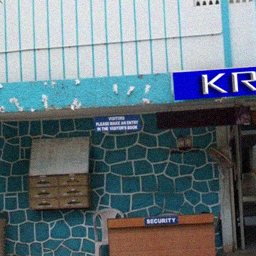
%> input picture Assignments/Jan-May-2017/DigitalImageProcessing/Assignment12/Lab12/krishna_noise.png, 256 x 256 px; the run also reads 1 picture not shown here
$ octave closeupFilters.m   (GNU Octave 9; MATLAB toolbox functions it lacks are replaced by stand-ins)
%> lines starting %> are read from the running program, lines starting %| are printed output that depends on the picture
### Assignments/Jan-May 2017/DigitalImageProcessing/Assignment12/getNeighborhood.m
function [patchNeighborhood] = getNeighborhood(img, Wsim, x, y)
    imgWidth = size(img, 1);
    imgHeight = size(img, 2);
    imgDepth = size(img, 3);
    patchNeighborhood = img(x - Wsim : x + Wsim, y - Wsim : y + Wsim, :);

% [15 lines of commented-out code are left out]
end

### Assignments/Jan-May 2017/DigitalImageProcessing/Assignment12/savePatch.m
function [] = savePatch(patch, prepender, appender, X, Y)
    global outputFolder;
   imshow(patch, 'InitialMagnification', 1000);
   saveas(gca, fullfile(outputFolder, strcat(prepender, '-X:', num2str(X), '-Y:', ...
            num2str(Y), '-', appender, '.png')));
   close all;
end

### Assignments/Jan-May-2017/DigitalImageProcessing/Assignment12/closeupFilters.m

%Read the noisy image g and the latent image f in the intensity range [0; 1].
global outputFolder;
outputFolder = './output/';
noisyImagePath = './Lab12/krishna_noise.png';
latentImagePath = './Lab12/krishna_latent.png';
unpaddedNoisyImg = im2double(imread(noisyImagePath));
latentImg = im2double(imread(latentImagePath));
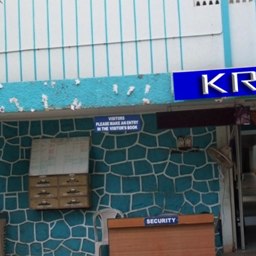
%> latentImg: size 256x256x3 double; mean R, G, B 0.401, 0.461, 0.493

imgWidth = size(unpaddedNoisyImg, 1);
%> imgWidth = 256
imgHeight = size(unpaddedNoisyImg, 2);
%> imgHeight = 256

%NLM configuration
Wsearch = 5;
Wsim = 3;
sigmaNLM = 0.5;

%gaussian configuration
gaussSigma = 1.0;

% Create the gaussian filter with hsize = [5 5] and sigma = 2
G = fspecial('gaussian', [11 11], gaussSigma);
gaussFilteredImg = imfilter(unpaddedNoisyImg, G, 'same');
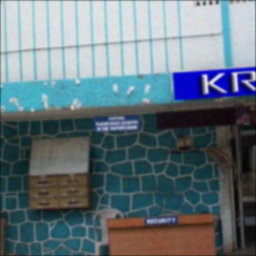
%> gaussFilteredImg: size 256x256x3 double; mean R, G, B 0.399, 0.459, 0.49

X = [63 77];
Y = [93 118];

for index = 1 : length(X)
    % do NLM filter processing
    for i = -Wsearch : Wsearch
        for j = -Wsearch : Wsearch
            currentI = X(index) + i;
            currentJ = Y(index) + j;
            [Wp, searchNeighborhood, replicatedFilter, denoisedPatch(i + Wsearch + 1, j + Wsearch + 1, :)] = ...
                getNLMFilteredPixel(unpaddedNoisyImg, currentI, currentJ, Wsim, Wsearch, sigmaNLM);

            if(currentI == X(index) && currentJ == Y(index))
               %save the filter
               savePatch(replicatedFilter, 'NLM', 'filter', X(index), Y(index));

               %save the noisy patch
               savePatch(searchNeighborhood, 'NLM', 'noisypatch', X(index), Y(index));
            end
        end
    end

    savePatch(denoisedPatch, 'NLM', 'denoisedpatch', X(index), Y(index));

   % do Gaussian filtering save
   savePatch(G, 'Gaussian', 'filter', X(index), Y(index));

   %get the noisy patch
   noisyPatch = getNeighborhood(unpaddedNoisyImg, Wsearch, X(index), Y(index));
   savePatch(noisyPatch, 'Gaussian', 'noisypatch', X(index), Y(index));

   %get the denoised patch
   denoisedPatch = getNeighborhood(gaussFilteredImg, Wsearch, X(index), Y(index));
   savePatch(denoisedPatch, 'Gaussian', 'denoisedpatch', X(index), Y(index));
end
